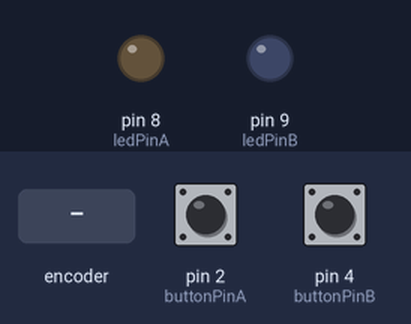
This sketch was run on a simulated Arduino Uno, built with avr-gcc and run on an emulated ATmega328P. Parts: output pins drawn as LEDs (lit = HIGH). The inputs (shaded band) are chosen by the test bench; at power-on: pin 2 (buttonPinA) HIGH, pin 4 (buttonPinB) HIGH.

Above: at 4.8 s.
4.9 s: rotary encoder on pin 2 (buttonPinA) / pin 4 (buttonPinB) turned 3 steps (first pin leading)
At 5.8 s:
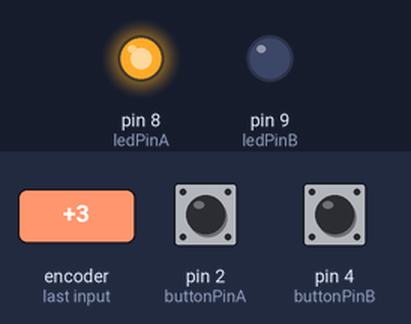
Timing chart, 0 to 7.9 s (numbered marks = the images above; inputs shaded):
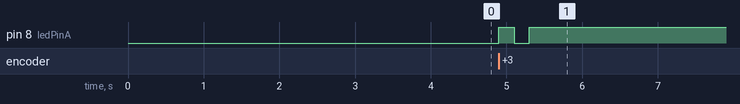

The sketch:

Task2-3.ino
```cpp
const int buttonPinA = 2;
const int ledPinA = 8;
const int buttonPinB = 4;
const int ledPinB = 9;
volatile bool ledStateA = false;
bool ledStateB = false;
bool lastButtonB = HIGH;
void setup() {
  pinMode(ledPinA, OUTPUT);
  pinMode(buttonPinA, INPUT_PULLUP);
  pinMode(ledPinB, OUTPUT);
  pinMode(buttonPinB, INPUT_PULLUP);

  attachInterrupt(
    digitalPinToInterrupt(buttonPinA),buttonISR,FALLING);
}
void buttonISR() {
  ledStateA = !ledStateA;
  digitalWrite(ledPinA, ledStateA);
}
void loop() {
  bool currentButtonB = digitalRead(buttonPinB);//Arduino主動去看ButtonB現在是HIGH還是LOW
  if (lastButtonB == HIGH && currentButtonB == LOW) {//偵測HIGH→LOW也就是按下按鈕的瞬間
    ledStateB = !ledStateB;
    digitalWrite(ledPinB, ledStateB);
  }
  lastButtonB = currentButtonB;
  delay(2000);
}
```

Measured:
- after the input at 4.9 s, pin 8 (ledPinA): LOW → HIGH at once, → LOW 0.20 s later, → HIGH 0.20 s later
